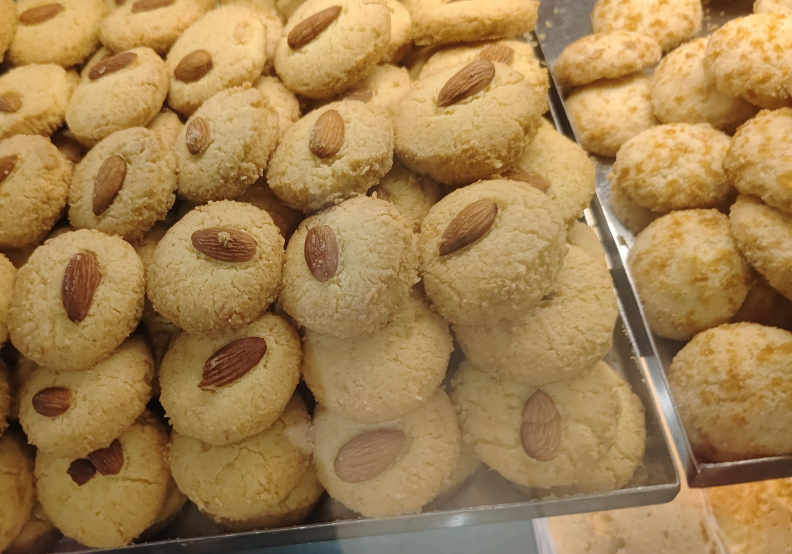
#> input picture images/WhatsApp Image 2025-08-15 at 17.46.52_1a03f88b.jpg, 1584 x 1108 px (shown at 1/2 size); its folder holds only this picture in this run
$ python image_resizer.py
#> lines starting #> are read from the running program, lines starting #| are printed output that depends on the picture
#> in main, im is the input picture: PIL image 1584x1108 RGB; mean R, G, B 162.7, 128.6, 79.5
import os
from pathlib import Path
from PIL import Image, ImageOps

# ==== Settings you can change easily ====
INPUT_FOLDER = "images"            # where your original images are
OUTPUT_FOLDER = "resized_images"   # where resized images will go
TARGET_SIZE = (800, 800)           # (width, height) in pixels
PAD_TO_EXACT_SIZE = True           # True = letterbox/pad to exact size
BACKGROUND_COLOR = (255, 255, 255) # padding color (white)

# Convert format? Options: None (keep original), "JPEG", "PNG", "WEBP"
CONVERT_TO_FORMAT = None           # e.g., "PNG" to force PNG output

# JPEG quality (only used if saving JPEG)
JPEG_QUALITY = 90
# =======================================

def ensure_dirs():
    Path(OUTPUT_FOLDER).mkdir(parents=True, exist_ok=True)

def output_extension():
    if not CONVERT_TO_FORMAT:
        return None
    mapping = {"JPG": ".jpg", "JPEG": ".jpg", "PNG": ".png", "WEBP": ".webp"}
    return mapping.get(CONVERT_TO_FORMAT.upper(), f".{CONVERT_TO_FORMAT.lower()}")

def resize_with_aspect(img: Image.Image, size, pad=False, bg=(255, 255, 255)) -> Image.Image:
    """Resize while keeping aspect ratio. Optionally pad to exact size."""
#> called with size = (800, 800), pad = True, bg = (255, 255, 255)
    img = ImageOps.exif_transpose(img)  # correct orientation from EXIF
    if pad:
        # Fit inside and pad to exact size (letterbox effect)
        fitted = ImageOps.contain(img, size, method=Image.LANCZOS)
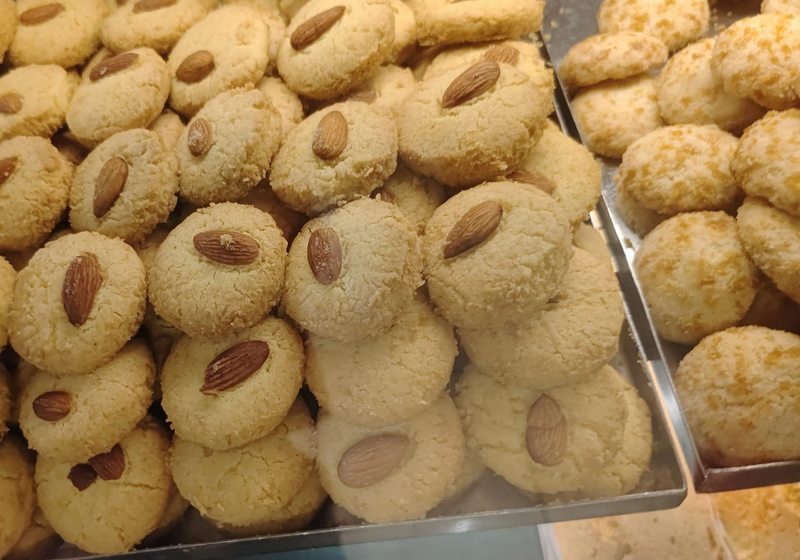
#> fitted: PIL image 800x560 RGB; mean R, G, B 162.7, 128.6, 79.5
        # Choose base mode (keep alpha only if not saving JPEG)
        needs_alpha = (img.mode in ("RGBA", "LA")) and (CONVERT_TO_FORMAT not in ("JPG", "JPEG"))
#> needs_alpha = False
        base_mode = "RGBA" if needs_alpha else "RGB"
#> base_mode = 'RGB'
        base = Image.new(base_mode, size, (bg[0], bg[1], bg[2], 0) if needs_alpha else bg)
#> base: PIL image 800x800 RGB; every value is 255
        base.paste(fitted, ((size[0] - fitted.width) // 2, (size[1] - fitted.height) // 2), fitted if needs_alpha else None)
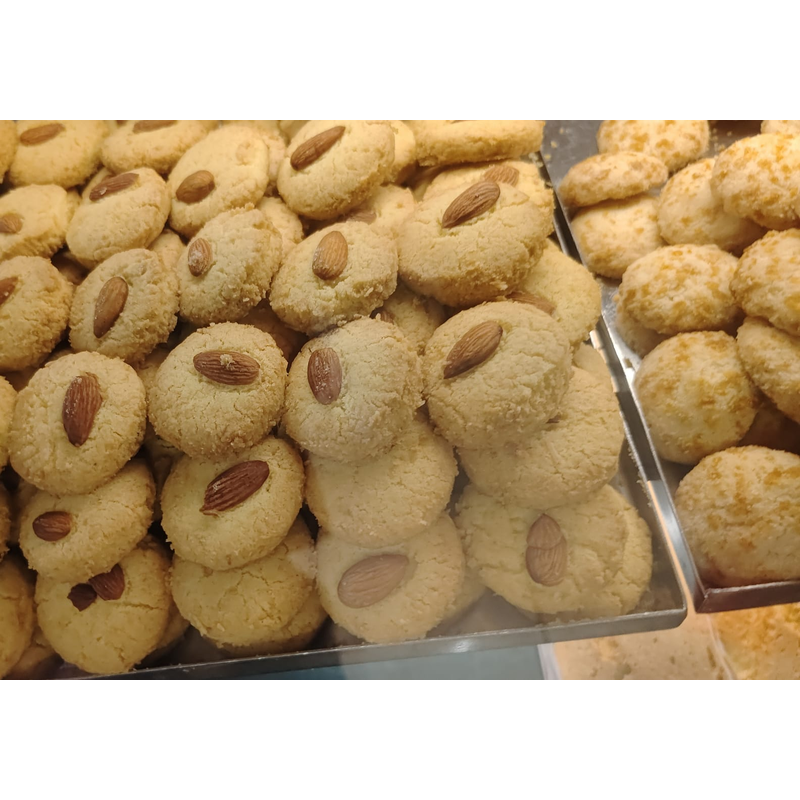
#> base: PIL image 800x800 RGB; mean R, G, B 190.4, 166.5, 132.2
        return base
    else:
        # Fit inside box, size may be smaller than target in one dimension
        return ImageOps.contain(img, size, method=Image.LANCZOS)

def save_image(img: Image.Image, dest_path: Path, original_ext: str):
    # Decide format & extension
    if CONVERT_TO_FORMAT:
        fmt = CONVERT_TO_FORMAT.upper()
        ext = output_extension()
    else:
        fmt = None  # keep original
        ext = original_ext.lower()

    # Handle JPEG mode (JPEG doesn’t support alpha)
    if (fmt in ("JPG", "JPEG")) or (ext in (".jpg", ".jpeg")):
        if img.mode not in ("RGB", "L"):
            img = img.convert("RGB")

    dest = dest_path.with_suffix(ext)
    save_kwargs = {}
    if (fmt in ("JPG", "JPEG")) or (ext in (".jpg", ".jpeg")):
        save_kwargs.update(dict(quality=JPEG_QUALITY, optimize=True))

    img.save(dest, format=fmt, **save_kwargs)
    return dest

def main():
    ensure_dirs()
    input_dir = Path(INPUT_FOLDER)
    output_dir = Path(OUTPUT_FOLDER)

    supported = (".png", ".jpg", ".jpeg", ".webp", ".bmp", ".tif", ".tiff")
    count = 0

    for name in os.listdir(input_dir):
        if not name.lower().endswith(supported):
            continue
        src = input_dir / name
        try:
            with Image.open(src) as im:
                resized = resize_with_aspect(im, TARGET_SIZE, pad=PAD_TO_EXACT_SIZE, bg=BACKGROUND_COLOR)
                dest = output_dir / Path(name).stem  # we'll add extension in save_image
                out_path = save_image(resized, dest, original_ext=Path(name).suffix)
                print(f"✔ Resized → {out_path}")
#| ✔ Resized → resized_images/WhatsApp Image 2025-08-15 at 17.46.jpg
                count += 1
        except Exception as e:
            print(f"✖ Error processing {name}: {e}")

    print(f"\n✅ Done. Processed {count} image(s).")

if __name__ == "__main__":
    main()
